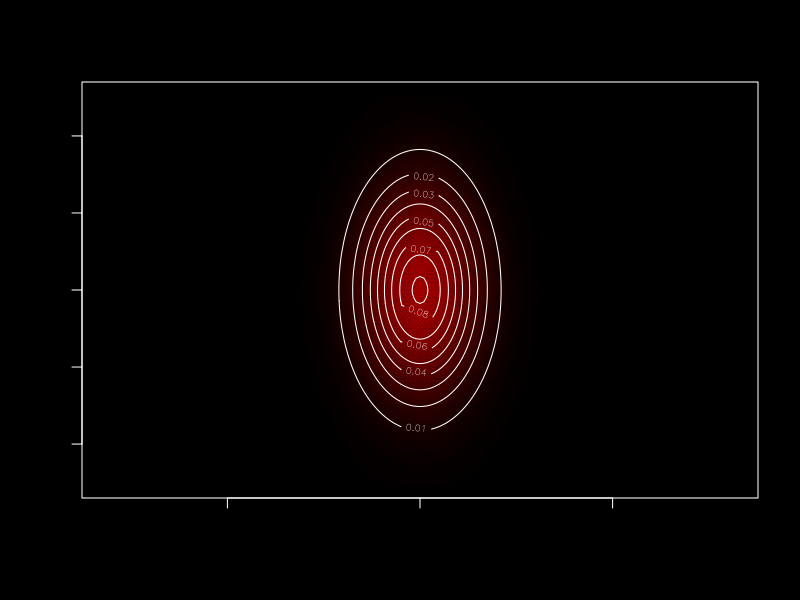

The R script that drew this image:
norm = function(x, y, mu, sigma) {
  x = matrix(c(x, y), 2, 1)
  k = 1 / sqrt((2 * pi) ^ 2 * det(sigma))
  e = exp(-0.5 * t(x - mu) %*% solve(sigma) %*% x - mu)
  return(k * e)
}
par(bg = 'black', fg = 'white')
a = matrix(c(1,0,0,3), nrow = 2, ncol = 2 ) 
q=5;
plot(-q:q, -q:q, type = "n",asp=1)
x=seq(-q, q, 0.1)
y=seq(-q, q, 0.1)


for(i in x){
  for(j in y){
    z = c(i, j)
    plot = norm(i,j,0,a)
    color = adjustcolor("red", plot*2)
    points(z[1], z[2], pch = 21,col=color,bg=color)
  }
}



z = outer(x, y, function(x, y) {
  sapply(1:length(x), function(i) norm(x[i], y[i], 0, a))

})

contour(x,y,z,add=T ,asp=1,lwd = 1)
